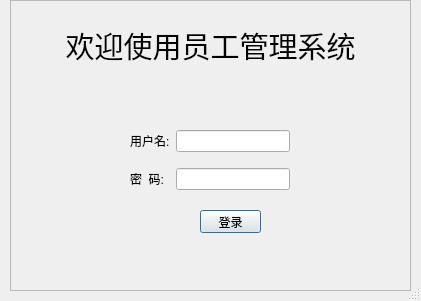
<?xml version="1.0" encoding="UTF-8"?>
<ui version="4.0">
 <class>Dg_01</class>
 <widget class="QDialog" name="Dg_01">
  <property name="geometry">
   <rect>
    <x>0</x>
    <y>0</y>
    <width>421</width>
    <height>301</height>
   </rect>
  </property>
  <property name="minimumSize">
   <size>
    <width>421</width>
    <height>301</height>
   </size>
  </property>
  <property name="maximumSize">
   <size>
    <width>421</width>
    <height>301</height>
   </size>
  </property>
  <property name="windowTitle">
   <string>登录</string>
  </property>
  <property name="windowIcon">
   <iconset>
    <normaloff>../../Desktop/SMS/resource/window_icon/1208279.gif</normaloff>../../Desktop/SMS/resource/window_icon/1208279.gif</iconset>
  </property>
  <property name="whatsThis">
   <string>登陆页面</string>
  </property>
  <property name="sizeGripEnabled">
   <bool>true</bool>
  </property>
  <widget class="QLabel" name="label">
   <property name="geometry">
    <rect>
     <x>10</x>
     <y>0</y>
     <width>401</width>
     <height>291</height>
    </rect>
   </property>
   <property name="frameShape">
    <enum>QFrame::StyledPanel</enum>
   </property>
   <property name="text">
    <string/>
   </property>
   <property name="textFormat">
    <enum>Qt::PlainText</enum>
   </property>
   <property name="pixmap">
    <pixmap>../../Desktop/SMS/resource/bg_img/bg_0.jpg</pixmap>
   </property>
   <property name="alignment">
    <set>Qt::AlignLeading|Qt::AlignLeft|Qt::AlignVCenter</set>
   </property>
  </widget>
  <widget class="QWidget" name="gridLayoutWidget">
   <property name="geometry">
    <rect>
     <x>130</x>
     <y>120</y>
     <width>160</width>
     <height>80</height>
    </rect>
   </property>
   <layout class="QGridLayout" name="gridLayout">
    <item row="0" column="0">
     <widget class="QLabel" name="label_2">
      <property name="text">
       <string>用户名:</string>
      </property>
     </widget>
    </item>
    <item row="1" column="0">
     <widget class="QLabel" name="label_3">
      <property name="text">
       <string>密  码:</string>
      </property>
     </widget>
    </item>
    <item row="0" column="1">
     <widget class="QLineEdit" name="lineEdit">
      <property name="maxLength">
       <number>20</number>
      </property>
     </widget>
    </item>
    <item row="1" column="1">
     <widget class="QLineEdit" name="lineEdit_2">
      <property name="inputMask">
       <string/>
      </property>
      <property name="text">
       <string/>
      </property>
      <property name="maxLength">
       <number>20</number>
      </property>
      <property name="echoMode">
       <enum>QLineEdit::Password</enum>
      </property>
     </widget>
    </item>
   </layout>
  </widget>
  <widget class="QLabel" name="label_4">
   <property name="geometry">
    <rect>
     <x>10</x>
     <y>10</y>
     <width>401</width>
     <height>71</height>
    </rect>
   </property>
   <property name="font">
    <font>
     <family>Arial</family>
     <pointsize>22</pointsize>
    </font>
   </property>
   <property name="text">
    <string>欢迎使用员工管理系统</string>
   </property>
   <property name="textFormat">
    <enum>Qt::AutoText</enum>
   </property>
   <property name="alignment">
    <set>Qt::AlignCenter</set>
   </property>
  </widget>
  <widget class="QPushButton" name="pushButton">
   <property name="geometry">
    <rect>
     <x>200</x>
     <y>210</y>
     <width>61</width>
     <height>23</height>
    </rect>
   </property>
   <property name="text">
    <string>登录</string>
   </property>
  </widget>
 </widget>
 <resources>
  <include location="SMS.qrc"/>
 </resources>
 <connections/>
</ui>
